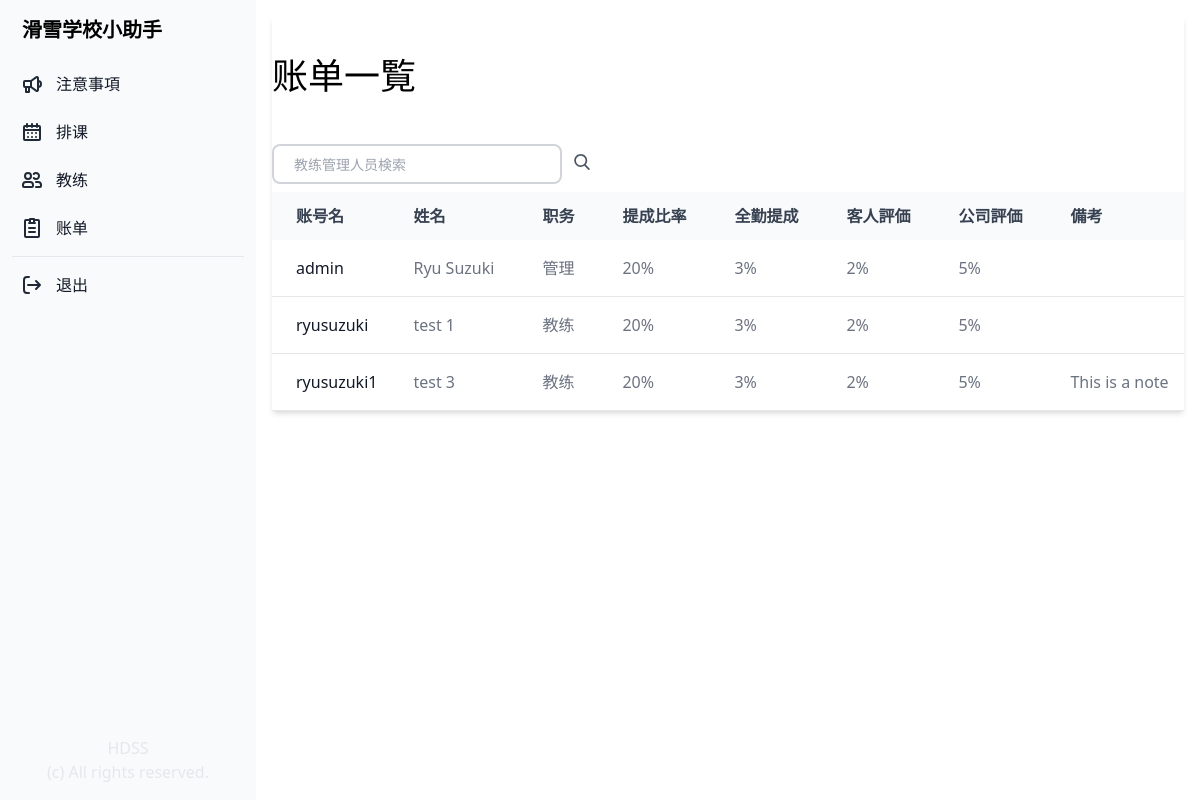
Page /commission/ (signed in) on the committed database.
### manager_app/models.py (models this page shows, shortened)
class Profile(models.Model):
    COLORS = (
        ('#808080', '灰色'),
        ('#ff6961', '赤色'),
        ('#ffb480', '橙色'),
        ('#f8f38d', '黄色'),
        ('#42d6a4', '緑色'),
        ('#08cad1', '水色'),
        ('#59adf6', '青色'),
        ('#9d94ff', '紫色'),
        ('#c780e8', '桃色'),
    )
    TYPE = (
        ('管理', '管理'),
        ('教练', '教练'),
        ('其他', '其他'),
    )
    SKI = (
        ('双板0极', '双板0极'),
        ('双板1级', '双板1级'),
        ('双板2级', '双板2级'),
        ('双板3级', '双板3级'),
        ('双板4级', '双板4级'),
    )
    SNOWBOARD = (
        ('单板0极', '单板0极'),
        ('单板1级', '单板1级'),
        ('单板2级', '单板2级'),
        ('单板3级', '单板3级'),
        ('单板4级', '单板4级'),
    )
    SKI_SYSTEM = (
        ('加拿大', '加拿大'),
        ('新西兰', '新西兰'),
        ('澳洲', '澳洲'),
        ('日本', '日本'),
        ('其他', '其他'),
        ('无', '无'),
    )
    SNOWBOARD_SYSTEM = (
        ('加拿大', '加拿大'),
        ('新西兰', '新西兰'),
        ('澳洲', '澳洲'),
        ('日本', '日本'),
        ('其他', '其他'),
        ('无', '无'),
    )
    YEAR_CHOICES = (
        ('1年', '1年'),
        ('2年', '2年'),
        ('3年', '3年'),
        ('4年', '4年'),
        ('5年以上', '5年以上'),
    )
    FARE_PECENTAGE = (
        ('20%', '20%'),
        ('21.5%', '21.5%'),
        ('23%', '23%'),
        ('24.5%', '24.5%'),
        ('26%', '26%'),
        ('30%', '30%'),
        ('31.5%', '31.5%'),
        ('33%', '33%'),
        ('34.5%', '34.5%'),
        ('36%', '36%'),
        ('40%', '40%'),
        ('41.5%', '41.5%'),
        ('43%', '43%'),
        ('44.5%', '44.5%'),
        ('46%', '46%'),
    )
    FULL_ATTENDANCE = (
        ('3%', '3%'),
        ('0%', '0%'),
    )
    CUSTOMERS_EVALUATION = (
        ('2%', '2%'),
        ('0%', '0%'),
    )
    COMPANY_EVALUATION = (
        ('5%', '5%'),
        ('0%', '0%'),
    )
    user = models.OneToOneField(User, on_delete=models.CASCADE)
    birthday = models.DateField("生年月日", blank=True, null=True)
    color = models.CharField("教练色", max_length=30, choices=COLORS)
    contract_type = models.CharField("职务", max_length=50, choices=TYPE, default='教练')
    fullname = models.CharField("姓名", max_length=20, blank=True)
    phone = models.CharField("電話", max_length=20, blank=True)
    email = models.CharField("邮箱", max_length=50, blank=True)
    wechat = models.CharField("微信", max_length=20, blank=True)
    whatsapp = models.CharField("Whatsapp", max_length=20, blank=True)
    line = models.CharField("LINE", max_length=20, blank=True)
    ski_system = models.CharField("双板体系", max_length=50, choices=SKI_SYSTEM, default='加拿大')
    snowboard_system = models.CharField("单板体系", max_length=50, choices=SNOWBOARD_SYSTEM, default='加拿大')
    ski = models.CharField("级别", max_length=50, choices=SKI, default='双板1级')
    snowboard = models.CharField("级别", max_length=50, choices=SNOWBOARD, default='单板1级')
    accommodation = models.CharField("宿舍", max_length=20, blank=True)
    years_choices = models.CharField("経験年数", choices=YEAR_CHOICES, default='1年')
    fare_percentage = models.CharField("提成比率", max_length=50, choices=FARE_PECENTAGE, default='20%')
    full_attendance = models.CharField("全勤提成", max_length=50, choices=FULL_ATTENDANCE, default='3%')
    customers_evaluation = models.CharField("客人評価", max_length=50, choices=CUSTOMERS_EVALUATION, default='2%')
    company_evaluation = models.CharField("公司評価", max_length=50, choices=COMPANY_EVALUATION, default='5%')
    note = models.CharField("備考", max_length=500, blank=True)
    is_active = models.BooleanField("現役中", default=True)
    date_created = models.DateTimeField("作成日", auto_now_add=True)
    updated_at = models.DateTimeField("更新日", auto_now=True)

### manager_app/views.py (the view)
# urls.py: path('commission/', views.commission, name="commission"),
@login_required(login_url='/login_user/')
def commission(request):
    if request.user.is_authenticated:
        if request.method == "POST":
            keyword = request.POST['keyword']
            profiles = Profile.objects.filter(fullname__contains=keyword).order_by('-date_created')
            return render(request, "commission.html", {"profiles": profiles, "keyword": keyword})
        else:
            profiles = Profile.objects.all()
            lessons = Lesson.objects.all()
            return render(request, "commission.html", { "profiles": profiles, "lessons": lessons })
    else:
        messages.success(request, "请先登录。")
        return redirect("login_user")

### manager_app/templates/commission.html (shortened to what this page needs)
{% extends "base.html" %}
{% block content %}
<div class="p-4 sm:ml-64">
    <div class="relative overflow-x-auto shadow-md">
        <div class="px-auto">
            <h1 class="text-4xl py-10">账单一覧
            </h1>
            <form class="py-2 relative mx-auto text-gray-600" method="post">
                <input class="border-2 border-gray-300 bg-white h-10 px-5 pr-16 rounded-lg text-sm focus:outline-none"
                    type="search" name="keyword" placeholder="教练管理人员検索">
                <button type="submit" class="m-auto px-2">
                </button>
            </form>
        </div>
        <table class="w-full text-normal text-left rtl:text-right text-gray-500 dark:text-gray-400">
            <thead
                class="text-normal text-gray-700 uppercase bg-gray-50 whitespace-nowrap dark:bg-gray-700 dark:text-gray-400">
                <tr>
                    <th scope="col" class="px-6 py-3">
                        账号名
                    </th>
                    <th scope="col" class="px-6 py-3">
                        姓名
                    </th>
                    <th scope="col" class="px-6 py-3">
                        职务
                    </th>
                    {% if request.user.profile.contract_type == "管理" %}
                    <th scope="col" class="px-6 py-3">
                        提成比率
                    </th>
                    <th scope="col" class="px-6 py-3">
                        全勤提成
                    </th>
                    <th scope="col" class="px-6 py-3">
                        客人評価
                    </th>
                    <th scope="col" class="px-6 py-3">
                        公司評価
                    </th>
                    <th scope="col" class="px-6 py-3">
                        備考
                    </th>
                    {% endif %}
                </tr>
            </thead>
            <tbody>
                {% for profile in profiles %}
                {% if profile.is_active == True %}
                <tr class="border-b">
                    <th scope="row" class="pl-6 pr-3 py-4 font-medium whitespace-nowrap text-gray-900">
                        {{ profile.user }}
                    </th>
                    <td class="px-6 py-4 whitespace-nowrap">
                        {{ profile.fullname }}
                    </td>
                    <td class="px-6 py-4 whitespace-nowrap">
                        {{ profile.contract_type }}
                    </td>
                    {% if request.user.profile.contract_type == "管理" %}
                    <td class="px-6 py-4 whitespace-nowrap">
                        {{ profile.fare_percentage }}
                    </td>
                    <td class="px-6 py-4 whitespace-nowrap">
                        {{ profile.full_attendance }}
                    </td>
                    <td class="px-6 py-4 whitespace-nowrap">
                        {{ profile.customers_evaluation }}
                    </td>
                    <td class="px-6 py-4 whitespace-nowrap">
                        {{ profile.company_evaluation }}
                    </td>
                    <td class="px-6 py-4 whitespace-nowrap">
                        {{ profile.note }}
                    </td>
                    {% endif %}
                </tr>
                {% endif %}
                {% endfor %}
            </tbody>
        </table>
    </div>
</div>
{% endblock %}

### rows in the picture
Profile: user "admin", fullname "Ryu Suzuki", contract_type "管理", fare_percentage "20%", full_attendance "3%", customers_evaluation "2%", company_evaluation "5%"
Profile: user "ryusuzuki", fullname "test 1", contract_type "教练", fare_percentage "20%", full_attendance "3%", customers_evaluation "2%", company_evaluation "5%"
Profile: user "ryusuzuki1", fullname "test 3", contract_type "教练", fare_percentage "20%", full_attendance "3%", customers_evaluation "2%", company_evaluation "5%", note "This is a note"
